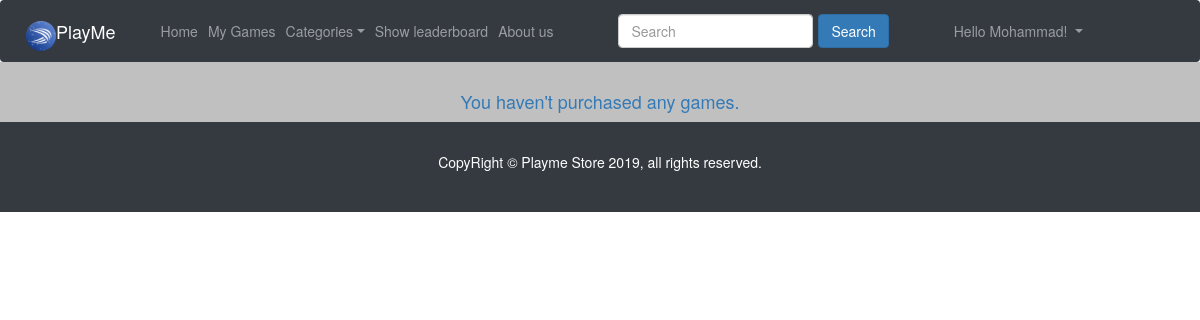
The page /mygames/ (signed in) on the database as committed earlier.
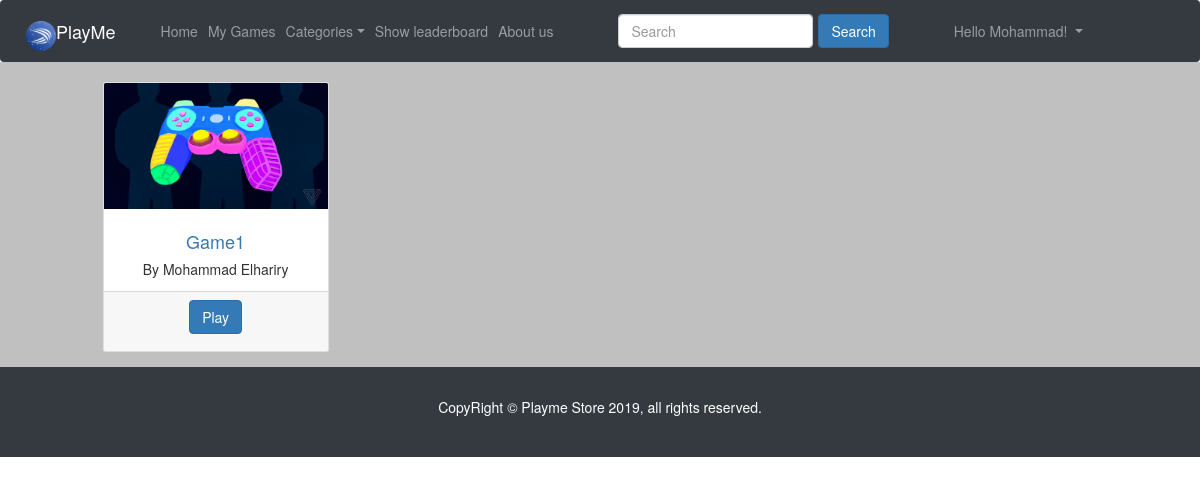
The same page on the database as committed later.
### backend/models.py (models this page shows)
class Transaction(models.Model):
    date = models.DateTimeField(default=timezone.now)
    amount = models.PositiveIntegerField()
    payer = models.ForeignKey(Profile, related_name="Payer", on_delete=models.CASCADE)
    payee = models.ForeignKey(Profile, related_name="Payee", on_delete=models.CASCADE)
    game = models.ForeignKey(Game, on_delete=models.CASCADE)
    PENDING = 'PE'
    CONFIRMED = 'CO'
    TRANSACTION_CHOICES = (
        (PENDING, 'pending'),
        (CONFIRMED, 'confirmed'),
    )
    state =  models.CharField(max_length=9,choices=TRANSACTION_CHOICES, default=PENDING)
    reference = models.IntegerField(blank=True, null=True)

class Game(models.Model):
    name = models.CharField(max_length=255, unique=True)
    rating = models.PositiveIntegerField(
        default=0,
        blank=True,
        validators=[MaxValueValidator(5),
            MinValueValidator(0)
        ])
    high_score = models.PositiveIntegerField(default=0, blank=True)
    description = models.TextField(blank=True)
    link = models.URLField("game_url")
    purchase_number = models.PositiveIntegerField(default=0, blank=True)
    developer = models.ForeignKey(Profile, on_delete=models.CASCADE)
    date = models.DateField(default=timezone.now, blank=True)
    ACTION = 'AC'
    ADVENTURE = 'AD'
    COMBAT = 'CO'
    EDUCATIONAL = 'EDU'
    PUZZLE = 'PZ'
    RPG = 'RPG'
    SPORTS = 'SPR'
    STRATEGY = 'STR'
    GAME_CATEGORIES = (
        (ACTION, 'Action'),
        (ADVENTURE, 'Adventure'),
        (COMBAT, 'Combat'),
        (EDUCATIONAL, 'Educational'),
        (PUZZLE, 'Puzzle'),
        (RPG, 'RPG'),
        (SPORTS, 'Sports'),
        (STRATEGY, 'Strategy'),
    )
    category = models.CharField(max_length=20, choices=GAME_CATEGORIES)
    price = models.IntegerField(default=0, blank=True)
    thumbnail = models.ImageField(default='def.jpg', upload_to ='thumbnail', blank = True)

class Profile(models.Model):
    user = models.OneToOneField(User, on_delete=models.CASCADE)
    is_developer = models.BooleanField(default=False)
    email_confirmed = models.BooleanField(default=False)

### backend/views.py (the view)
# urls.py: url(r'^mygames/$', views.mygames, name='mygames'),
@login_required(login_url='login')
def mygames(request):
	transactions = Transaction.objects.filter(
		payer__user=request.user,
		state=Transaction.CONFIRMED
	).select_related('game')
	return render(request, 'mygames.html', {'transactions': transactions, 'MEDIA_URL': settings.MEDIA_URL})

### templates/mygames.html
{% extends 'base.html' %}
{% load static %}
{% load static %}
{% block content %}
<div class="row text-center">
		{% for tr in transactions %}
			<div class="col-lg-3 col-md-3 col-sm-4 col-xs-6 mb-4">
					<div class="card h-100">
					<img class="card-img-top img-responsive" src="{{MEDIA_URL}}/{{tr.game.thumbnail}}", alt="logo" data-toggle="modal" data-target="#project1">
					<div class="card-body">
							<h4 class="card-title">{{tr.game.name}}</h4>
							<p class="card-text">By {{tr.game.developer.user.first_name}} {{tr.game.developer.user.last_name}}</p>
					</div>
					<div class="card-footer">
						<p><a href="{% url 'play' tr.game.id %}" class="btn btn-primary" role="button">Play </a>
						</div>
				</div>
			</div>
		{% empty %}
				<div class="text-center col">
						<h4>You haven't purchased any games.<h4>
				</div>
		{% endfor %}
</div>
{% endblock %}

### templates/base.html (shortened to what this page needs)
{% load static %}
<!DOCTYPE html>
<html lang="en">
  <head>
      <link rel="stylesheet" href="https://stackpath.bootstrapcdn.com/bootstrap/4.2.1/css/bootstrap.min.css">
      <link rel ="stylesheet" type="text/css" href = "{% static 'playme/style.css' %}">
      <link rel="stylesheet" href="{% static 'css/bootstrap.css' %}">
    	<link rel="stylesheet" href="{% static 'css/style.css' %}">
  </head>
  <body>
      {% include "navbar.html" %}
      <div class="row" style = "background-color: Silver">
        <br>
      </div>
      <div class="row"  style = "background-color: Silver">
          <div class="col-md-1">
          </div>
          <div class="col-md-10" >
                {% block content %}
                {% endblock %}
          </div>
          <div class="col-md-1" >
          </div>
      </div>
      {% include "footer.html" %}
  </body>
</html>

### templates/navbar.html (shortened to what this page needs)
{% load static %}
{% if user.is_authenticated %}
  <nav class="navbar navbar-expand-lg mb-0 mr-0 navbar-dark bg-dark " >
      <span class=" nav-item navbar-brand mb-0 "><img src="{% static 'img/icon.png'  %}" width="30" height="30" class="d-inline-block align-top" alt="">PlayMe</span>
       <div class="navbar-collapse collapse" id="navbarsExample01" >
         <ul class="navbar-nav mr-auto">
            <li class="nav-item">
        			<a class="nav-link" href=" {% url 'home' %}">Home</a>
        		</li>
        		<li class="nav-item">
        			<a class="nav-link" href="{% url 'mygames' %}">My Games</a>
        		</li>
        		<li class="nav-item dropdown">
        			<a class="nav-link dropdown-toggle" data-toggle="dropdown" href="#" role="button" aria-haspopup="true" aria-expanded="false">
        				Categories</a>
        		</li>
</ul>
    <ul class="navbar-nav mr-auto">
        		<li class="nav-item">
        			<a class="nav-link" href="{% url 'leaderboard' %}">Show leaderboard</a>
        		</li>
        		<li class="nav-item mr-5">
        			<a class="nav-link" href="{% url 'aboutus' %}">About us</a>
            </li>
            <form class="form-inline ml-5 mr-5" action="/search">
              <input class="form-control mr-sm-2" type="search" placeholder="Search" name="search-text">
              <button class="btn btn-primary my-2 my-sm-0" type="submit">Search</button>
            </form>
            <li class="nav-item dropdown ml-5">
                <a class="nav-link dropdown-toggle" id="navbarDropdownmenu" data-toggle="dropdown" aria-haspopup="true"
                  aria-expanded="false">
                Hello {{user.first_name}}!
                </a>
              </li>
          </ul>
      </div>
  </nav>
{% endif %}

### templates/footer.html
<footer class="py-5 bg-dark">
  <div class="container">
    <p class="text-center text-white">CopyRight © Playme Store 2019, all rights reserved.</p>
  </div>
</footer>

### backend/static/playme/style.css (style rules this page uses)
html, body { margin: 0; padding: 0; width: 100%; height: 100%; }

### backend/static/css/style.css (style rules this page uses)
body { background-color:#ffffff; }
h4 { color: #337ab7; }

Rows that differ between the two databases and show on the page:
added Transaction: game.thumbnail (picture), game.name "Game1", game.developer.user.first_name "Mohammad", game.developer.user.last_name "Elhariry"
Other text that changed with them:
text no longer shown: "You haven't purchased any games."
